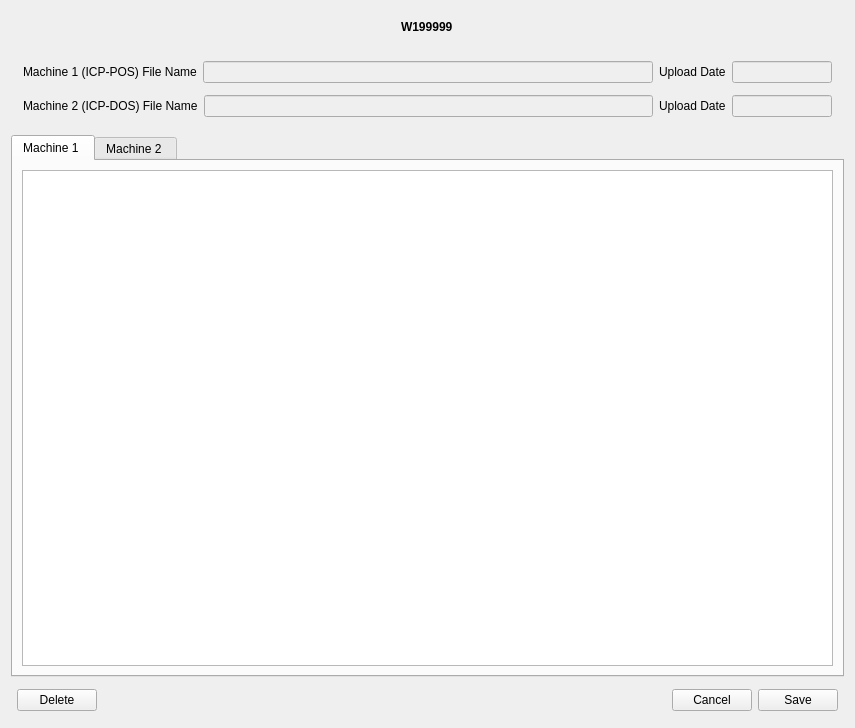
<?xml version="1.0" encoding="UTF-8"?>
<ui version="4.0">
 <class>Form</class>
 <widget class="QWidget" name="Form">
  <property name="geometry">
   <rect>
    <x>0</x>
    <y>0</y>
    <width>855</width>
    <height>728</height>
   </rect>
  </property>
  <property name="windowTitle">
   <string>Form</string>
  </property>
  <layout class="QVBoxLayout" name="verticalLayout_2">
   <item alignment="Qt::AlignVCenter">
    <widget class="QWidget" name="widget_6" native="true">
     <layout class="QHBoxLayout" name="horizontalLayout_8">
      <item alignment="Qt::AlignHCenter">
       <widget class="QLabel" name="title">
        <property name="font">
         <font>
          <weight>75</weight>
          <bold>true</bold>
         </font>
        </property>
        <property name="text">
         <string>W199999</string>
        </property>
       </widget>
      </item>
     </layout>
    </widget>
   </item>
   <item>
    <widget class="QWidget" name="widget" native="true">
     <layout class="QVBoxLayout" name="verticalLayout">
      <property name="spacing">
       <number>0</number>
      </property>
      <property name="leftMargin">
       <number>6</number>
      </property>
      <property name="topMargin">
       <number>6</number>
      </property>
      <property name="rightMargin">
       <number>6</number>
      </property>
      <property name="bottomMargin">
       <number>6</number>
      </property>
      <item>
       <widget class="QWidget" name="widget_4" native="true">
        <layout class="QHBoxLayout" name="horizontalLayout_3">
         <property name="leftMargin">
          <number>6</number>
         </property>
         <property name="topMargin">
          <number>6</number>
         </property>
         <property name="rightMargin">
          <number>6</number>
         </property>
         <property name="bottomMargin">
          <number>6</number>
         </property>
         <item>
          <widget class="QLabel" name="label_2">
           <property name="text">
            <string>Machine 1 (ICP-POS) File Name</string>
           </property>
          </widget>
         </item>
         <item>
          <widget class="QLineEdit" name="machine_1_line">
           <property name="enabled">
            <bool>false</bool>
           </property>
          </widget>
         </item>
         <item>
          <widget class="QLabel" name="label_4">
           <property name="text">
            <string>Upload Date</string>
           </property>
          </widget>
         </item>
         <item>
          <widget class="QLineEdit" name="machine_1_date">
           <property name="enabled">
            <bool>false</bool>
           </property>
           <property name="maximumSize">
            <size>
             <width>100</width>
             <height>16777215</height>
            </size>
           </property>
          </widget>
         </item>
        </layout>
       </widget>
      </item>
      <item>
       <widget class="QWidget" name="widget_5" native="true">
        <layout class="QHBoxLayout" name="horizontalLayout_4">
         <property name="leftMargin">
          <number>6</number>
         </property>
         <property name="topMargin">
          <number>6</number>
         </property>
         <property name="rightMargin">
          <number>6</number>
         </property>
         <property name="bottomMargin">
          <number>6</number>
         </property>
         <item>
          <widget class="QLabel" name="label_3">
           <property name="text">
            <string>Machine 2 (ICP-DOS) File Name</string>
           </property>
          </widget>
         </item>
         <item>
          <widget class="QLineEdit" name="machine_2_line">
           <property name="enabled">
            <bool>false</bool>
           </property>
          </widget>
         </item>
         <item>
          <widget class="QLabel" name="label_5">
           <property name="text">
            <string>Upload Date</string>
           </property>
          </widget>
         </item>
         <item>
          <widget class="QLineEdit" name="machine_2_date">
           <property name="enabled">
            <bool>false</bool>
           </property>
           <property name="maximumSize">
            <size>
             <width>100</width>
             <height>16777215</height>
            </size>
           </property>
          </widget>
         </item>
        </layout>
       </widget>
      </item>
     </layout>
    </widget>
   </item>
   <item>
    <widget class="QTabWidget" name="table_container">
     <property name="currentIndex">
      <number>0</number>
     </property>
     <widget class="QWidget" name="tab_2">
      <attribute name="title">
       <string>Machine 1 </string>
      </attribute>
      <layout class="QHBoxLayout" name="horizontalLayout_6">
       <item>
        <widget class="QTableWidget" name="machine_1_table"/>
       </item>
      </layout>
     </widget>
     <widget class="QWidget" name="tab_3">
      <attribute name="title">
       <string>Machine 2 </string>
      </attribute>
      <layout class="QHBoxLayout" name="horizontalLayout_7">
       <item>
        <widget class="QTableWidget" name="machine_2_table"/>
       </item>
      </layout>
     </widget>
    </widget>
   </item>
   <item>
    <widget class="QWidget" name="widget_2" native="true">
     <layout class="QHBoxLayout" name="horizontalLayout">
      <property name="leftMargin">
       <number>6</number>
      </property>
      <property name="topMargin">
       <number>6</number>
      </property>
      <property name="rightMargin">
       <number>6</number>
      </property>
      <property name="bottomMargin">
       <number>6</number>
      </property>
      <item>
       <widget class="QPushButton" name="delete_btn">
        <property name="text">
         <string>Delete</string>
        </property>
       </widget>
      </item>
      <item>
       <spacer name="horizontalSpacer">
        <property name="orientation">
         <enum>Qt::Horizontal</enum>
        </property>
        <property name="sizeHint" stdset="0">
         <size>
          <width>575</width>
          <height>18</height>
         </size>
        </property>
       </spacer>
      </item>
      <item>
       <widget class="QPushButton" name="cancel_btn">
        <property name="text">
         <string>Cancel</string>
        </property>
       </widget>
      </item>
      <item>
       <widget class="QPushButton" name="save_btn">
        <property name="text">
         <string>Save</string>
        </property>
       </widget>
      </item>
     </layout>
    </widget>
   </item>
  </layout>
 </widget>
 <resources/>
 <connections/>
</ui>
